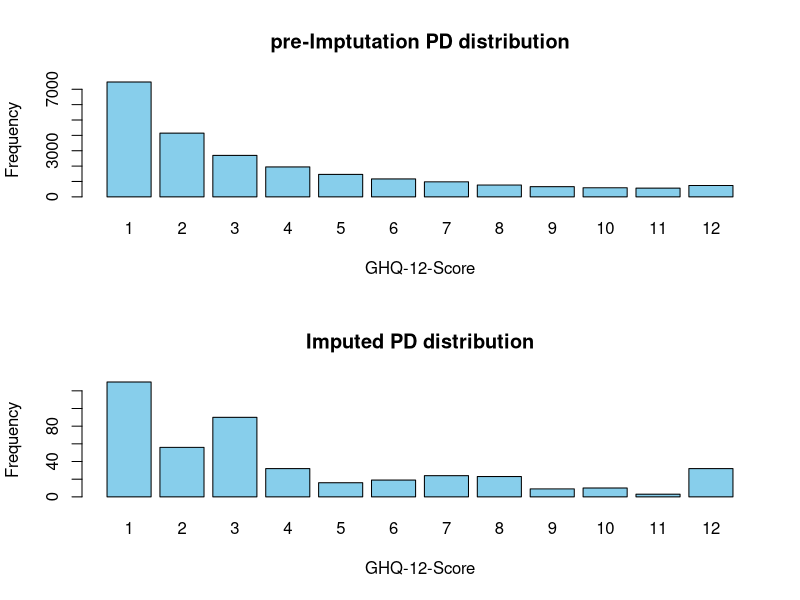

This chart was generated by the following R code:
# visualise spread of PD to verify imputation worked
# checking that the history generator works 
library(haven)
library(tidyverse)
library(ggplot2)

# wd <- ("C:/Users/ruair/OneDrive - sheffield.ac.uk/Fourth Year/Project/")
# data <- ("Data/NDNS/Individual Data/")

wd <- ("//wsl.localhost/Ubuntu/home/ruairi/ABM_code/abmcodeupdated")
# data <- ("Data imputation/Data/HSE/Individual Data/")

setwd(wd)

source

preImputationData <- read.csv("Data imputation/Data/preImputationCombined.csv")
pop <- read.csv("Data imputation/Data/NDNS/GLondon_basepop_1000.csv")

# Values to find
PDvalues <- c(1, 2, 3, 4, 5, 6, 7, 8, 9, 10, 11, 12)

# original table -----------------
# remove rows with data missing in PD column
preImputationPD <- as.data.frame(preImputationData$ghq12scr)
preImputationPD <- as.data.frame(preImputationPD[!is.na(preImputationPD), ])

column_name<- colnames(preImputationPD)[1]

names(preImputationPD)[names(preImputationPD) == column_name] <- "PD"

frequency_table_preIMP <- table(preImputationPD$PD)
frequencies_preImp <- frequency_table_preIMP[match(PDvalues, names(frequency_table_preIMP))]

# create bar chart to show distribution of BMIs in data
weightCategories <- c("underweight", "healthy", "overweight", "obese", "severely obese")

# plotting 
# plot margins
par(mfrow = c(2, 1))  # 2 rows, 1 column (, mar = c(4, 4, 2, 1))

preImptutationPDdistribution <- barplot(frequencies_preImp, 
                                        names.arg = PDvalues, 
                                        xlab = "GHQ-12-Score", 
                                        ylab = "Frequency",  
                                        main = "pre-Imptutation PD distribution", 
                                        col = "skyblue", 
                                        border = "black")

# png("Data/Plots/Imputation Validation/preImptutationPDdistribution.png")
# dev.off()

# Calculate frequency table for imputed table -----------------
frequency_table <- table(pop$PD)
frequencies <- frequency_table[match(PDvalues/12, names(frequency_table))]

# create bar chart to show distribution of BMIs in data
weightCategories <- c("underweight", "healthy", "overweight", "obese", "severely obese")

ImputedPDdistribution <- barplot(frequencies, 
                                 names.arg = PDvalues, 
                                 xlab = "GHQ-12-Score", 
                                 ylab = "Frequency", 
                                 main = "Imputed PD distribution", 
                                 col = "skyblue", 
                                 border = "black")
